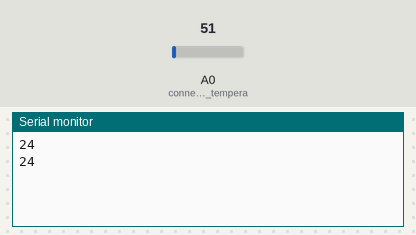
Recording of a sketch running on a simulated Arduino Uno, built with avr-gcc and run on an emulated ATmega328P. On the bench: the last lines printed to the serial monitor. The inputs (shaded band) are chosen by the test bench; at power-on: A0 (connected_to_LM35_tempera) = 51.

Above: at 1.8 s.
1.9 s: A0 (connected_to_LM35_tempera) set to 61
At 2.7 s:
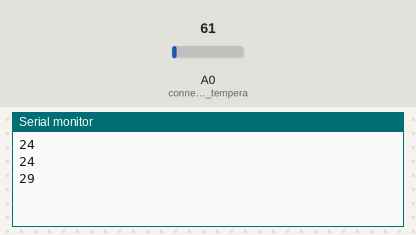
3.4 s: A0 (connected_to_LM35_tempera) set to 71
At 4.8 s:
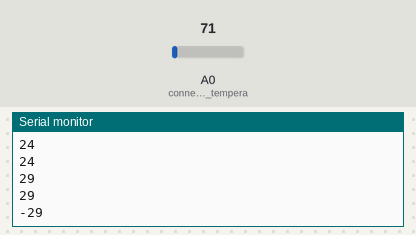
Timing chart, 0 to 6.4 s (numbered marks = the images above; inputs shaded):
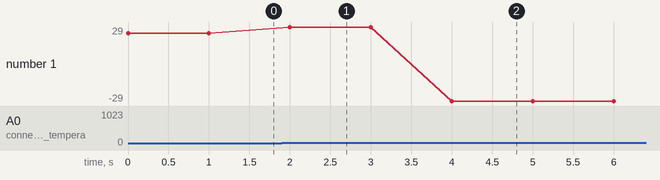

The sketch:

Transmitter.ino
```cpp
//TX code.

void setup()
{
    Serial.begin(9600);
    pinMode(A0,INPUT);                    //connected to LM35 temperature sesnor.
}

void loop()
{
    int Temp = analogRead(A0)*100*5/1023; //read Temperature from LM35 sesnor.
    Serial.println(Temp);                 //send it to the TX LED.
    delay(1000);                          //send data every second.
}
```

Measured:
- after the input at 1.9 s, the serial monitor: prints a new line after 0.10 s (image 1)
- after the input at 3.4 s, the serial monitor: prints a new line after 0.60 s (image 2)
- plotted number 1: 24 → 29 after the input at 1.9 s, 29 → -29 after the input at 3.4 s
